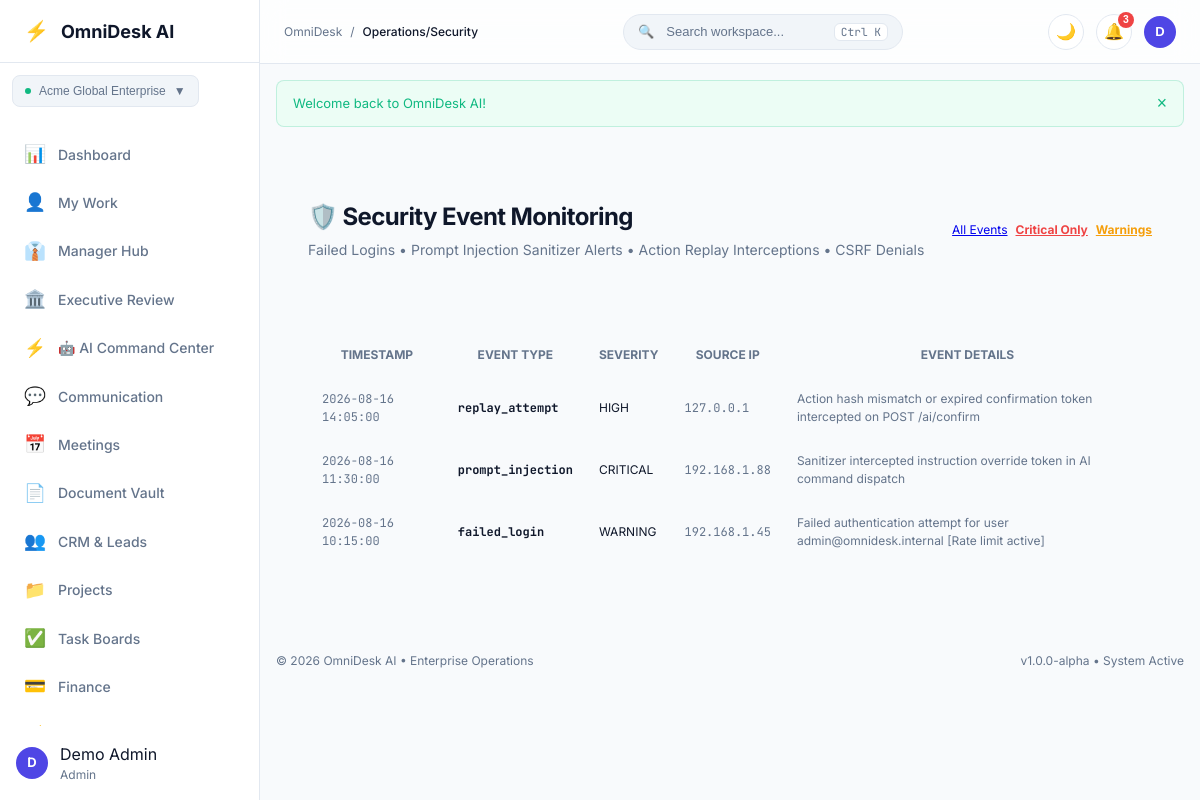
Page /operations/security (signed in) on the committed database.
### tables this page shows
CREATE TABLE IF NOT EXISTS `workspaces` (
    `id`          INT UNSIGNED NOT NULL AUTO_INCREMENT,
    `name`        VARCHAR(100) NOT NULL,
    `slug`        VARCHAR(100) NOT NULL,
    `type`        VARCHAR(30)  NOT NULL DEFAULT 'company' COMMENT 'company | team | department | personal',
    `owner_id`    INT UNSIGNED NOT NULL,
    `created_at`  DATETIME     NOT NULL DEFAULT CURRENT_TIMESTAMP,
    `updated_at`  DATETIME     NOT NULL DEFAULT CURRENT_TIMESTAMP ON UPDATE CURRENT_TIMESTAMP,

    PRIMARY KEY (`id`),
    UNIQUE KEY `uq_workspaces_slug` (`slug`),
    KEY `idx_workspaces_owner` (`owner_id`),
    CONSTRAINT `fk_ws_owner` FOREIGN KEY (`owner_id`)
        REFERENCES `users` (`id`) ON DELETE CASCADE ON UPDATE CASCADE

);

CREATE TABLE IF NOT EXISTS `security_events` (
    `id`             BIGINT UNSIGNED NOT NULL AUTO_INCREMENT,
    `workspace_id`   INT UNSIGNED    DEFAULT NULL,
    `user_id`        INT UNSIGNED    DEFAULT NULL,
    `event_type`     VARCHAR(100)    NOT NULL COMMENT 'failed_login | account_lockout | csrf_failure | rbac_denial | idor_attempt | prompt_injection | replay_attempt | rate_limit',
    `severity`       VARCHAR(20)     NOT NULL DEFAULT 'INFO' COMMENT 'INFO | WARNING | HIGH | CRITICAL',
    `ip_address`     VARCHAR(45)     NOT NULL DEFAULT '127.0.0.1',
    `details_masked` TEXT            NOT NULL,
    `created_at`     DATETIME        NOT NULL DEFAULT CURRENT_TIMESTAMP,

    PRIMARY KEY (`id`),
    KEY `idx_sec_ws`  (`workspace_id`),
    KEY `idx_sec_sev` (`severity`)
);

### modules/Operations/views/security.php (the view, shortened to what the rows shown need)
<?php
$evts = $events ?? [];
?>
<?php require_once MODULES_PATH . '/Shared/views/app_shell_start.php'; ?>
<div class="card card-glass p-6 mb-6">
    <div class="flex items-center justify-between flex-wrap gap-4">
        <div>
            <h1 class="text-2xl font-bold tracking-tight mb-1">🛡️ Security Event Monitoring</h1>
            <p class="text-muted text-sm mb-0">Failed Logins &bull; Prompt Injection Sanitizer Alerts &bull; Action Replay Interceptions &bull; CSRF Denials</p>
        </div>
        <div class="flex items-center gap-2 text-xs">
            <a href="<?= url('/operations/security') ?>" class="btn btn-secondary text-2xs py-1 px-2.5">All Events</a>
            <a href="<?= url('/operations/security?severity=CRITICAL') ?>" class="btn btn-secondary text-2xs py-1 px-2.5 text-danger font-bold">Critical Only</a>
            <a href="<?= url('/operations/security?severity=WARNING') ?>" class="btn btn-secondary text-2xs py-1 px-2.5 text-warning font-bold">Warnings</a>
        </div>
    </div>
</div>
<div class="card p-6 mb-6">
    <div class="table-responsive">
        <table class="table-custom w-full text-xs">
            <thead>
                <tr class="border-b text-left text-muted uppercase">
                    <th class="p-3">Timestamp</th>
                    <th class="p-3">Event Type</th>
                    <th class="p-3">Severity</th>
                    <th class="p-3">Source IP</th>
                    <th class="p-3">Event Details</th>
                </tr>
            </thead>
            <tbody>
                <?php if (!empty($evts)): ?>
                    <?php foreach ($evts as $ev): ?>
                        <tr class="border-b hover:bg-surface-subtle">
                            <td class="p-3 font-mono text-muted"><?= e($ev['created_at']) ?></td>
                            <td class="p-3 font-bold text-main font-mono"><?= e($ev['event_type']) ?></td>
                            <td class="p-3">
                                <span class="badge <?= $ev['severity'] === 'CRITICAL' ? 'badge-danger' : ($ev['severity'] === 'HIGH' ? 'badge-danger' : 'badge-warning') ?> text-2xs uppercase">
                                    <?= e($ev['severity']) ?>
                                </span>
                            </td>
                            <td class="p-3 font-mono text-muted"><?= e($ev['ip_address']) ?></td>
                            <td class="p-3 text-muted text-xs leading-relaxed"><?= e($ev['details_masked']) ?></td>
                        </tr>
                    <?php endforeach; ?>
                <?php else: ?>
                    <tr>
                        <td colspan="5" class="text-center p-6 text-muted">No security incidents recorded.</td>
                    </tr>
                <?php endif; ?>
            </tbody>
        </table>
    </div>
</div>
<?php require_once MODULES_PATH . '/Shared/views/app_shell_end.php'; ?>

### core/Router.php (shortened to what the rows shown need)
<?php
class Router
{
    private array $routes = [
        'GET'  => [],
        'POST' => [],
    ];
    public function dispatch(): void
    {
        $method = strtoupper($_SERVER['REQUEST_METHOD'] ?? 'GET');
        $uri    = $this->normalizeUri($_SERVER['REQUEST_URI'] ?? '/');
        foreach ($this->routes[$method] as $pattern => $routeInfo) {
            $params = $this->matchRoute($pattern, $uri);
            if ($params !== null) {
                $this->callHandler($routeInfo['handler'], $params);
                return;
            }
        }
    }
    private function addRoute(string $method, string $path, callable|array $handler, array $middleware = []): void
    {
        $pattern = $this->pathToPattern($path);
        $this->routes[$method][$pattern] = [
            'handler'    => $handler,
            'middleware' => $middleware,
        ];
    }
    private function pathToPattern(string $path): string
    {
        $pattern = preg_replace_callback(
            '/\{([a-zA-Z_][a-zA-Z0-9_]*)\}/',
            fn($m) => '(?P<' . $m[1] . '>[^/]+)',
            $path
        );
        return '#^' . $pattern . '$#';
    }
    private function matchRoute(string $pattern, string $uri): ?array
    {
        if (!preg_match($pattern, $uri, $matches)) {
            return null;
        }
        return array_filter(
            $matches,
            fn($k) => is_string($k),
            ARRAY_FILTER_USE_KEY
        );
    }
    private function callHandler(callable|array $handler, array $params): void
    {
        if (is_array($handler)) {
            [$class, $method] = $handler;
            $instance = new $class();
            $instance->$method($params);
            return;
        }
    }
    private function normalizeUri(string $uri): string
    {
        $path = parse_url($uri, PHP_URL_PATH) ?? '/';
        $path = '/' . trim($path, '/');
        $path = preg_replace('#/+#', '/', $path);
        return $path === '' ? '/' : $path;
    }
}

### modules/Shared/views/app_shell_start.php (shortened to what the rows shown need)
<?php
$currentUser = \Core\Auth::user();
$currentRoute = parse_url($_SERVER['REQUEST_URI'] ?? '/', PHP_URL_PATH);
$navItems = [
    ['key' => 'dashboard',     'label' => 'Dashboard',          'icon' => '📊', 'url' => '/dashboard',         'perm' => 'dashboard.view'],
    ['key' => 'my-work',       'label' => 'My Work',            'icon' => '👤', 'url' => '/my-work',           'perm' => 'dashboard.view'],
    ['key' => 'manager',       'label' => 'Manager Hub',        'icon' => '👔', 'url' => '/manager',           'perm' => 'dashboard.view'],
    ['key' => 'executive',     'label' => 'Executive Review',   'icon' => '🏛️', 'url' => '/executive',         'perm' => 'dashboard.view'],
    ['key' => 'ai',            'label' => '🤖 AI Command Center','icon' => '⚡', 'url' => '/ai/command-center', 'perm' => 'dashboard.view'],
    ['key' => 'communication', 'label' => 'Communication',      'icon' => '💬', 'url' => '/communication',     'perm' => 'dashboard.view'],
    ['key' => 'meetings',      'label' => 'Meetings',           'icon' => '📅', 'url' => '/meetings',          'perm' => 'dashboard.view'],
    ['key' => 'documents',     'label' => 'Document Vault',     'icon' => '📄', 'url' => '/documents',         'perm' => 'documents.view'],
    ['key' => 'crm',           'label' => 'CRM & Leads',        'icon' => '👥', 'url' => '/crm',               'perm' => 'crm.view'],
    ['key' => 'projects',      'label' => 'Projects',           'icon' => '📁', 'url' => '/projects',          'perm' => 'projects.view'],
    ['key' => 'tasks',         'label' => 'Task Boards',        'icon' => '✅', 'url' => '/tasks',             'perm' => 'tasks.view'],
    ['key' => 'finance',       'label' => 'Finance',            'icon' => '💳', 'url' => '/finance',           'perm' => 'finance.view'],
    ['key' => 'automation',    'label' => 'Automation',         'icon' => '⚡', 'url' => '/automation',        'perm' => 'settings.view'],
    ['key' => 'operations',    'label' => 'System Health',      'icon' => '🖥️', 'url' => '/operations/health', 'perm' => 'settings.view'],
    ['key' => 'notifications', 'label' => 'Notifications',      'icon' => '🔔', 'url' => '/notifications',     'perm' => 'notifications.view'],
    ['key' => 'settings',      'label' => 'Settings',           'icon' => '⚙️', 'url' => '/settings',          'perm' => 'settings.view'],
];
?>
<?php require_once __DIR__ . '/header.php'; ?>
<body class="bg-app text-main antialiased app-body">
    <div class="app-layout">
        <aside class="app-sidebar" id="appSidebar">
            <div class="sidebar-header">
                <a href="<?= url('/dashboard') ?>" class="brand-link">
                    <span class="brand-icon">⚡</span>
                    <span class="brand-title"><?= e(APP_NAME) ?></span>
                </a>
            </div>
            <div class="sidebar-workspace p-3">
                <?php
                $currActiveWs = \Core\DashboardService::getActiveWorkspace($currentUser['id'] ?? 0);
                ?>
                <div class="dropdown-wrapper w-full">
                    <button type="button" class="workspace-badge w-full justify-between cursor-pointer" id="wsDropdownBtn">
                        <div class="flex items-center gap-2 truncate">
                            <span class="ws-dot"></span>
                            <span class="ws-name truncate font-medium"><?= e($currActiveWs['name']) ?></span>
                        </div>
                        <span class="text-xs text-muted">▼</span>
                    </button>
                </div>
            </div>
            <nav class="sidebar-nav">
                <ul class="nav-list">
                    <?php foreach ($navItems as $item): ?>
                        <?php if (\Core\Auth::hasPermission($item['perm'])): ?>
                            <?php $isActive = str_starts_with($currentRoute, $item['url']); ?>
                            <li class="nav-item">
                                <a href="<?= url($item['url']) ?>" class="nav-link <?= $isActive ? 'active' : '' ?>">
                                    <span class="nav-icon"><?= $item['icon'] ?></span>
                                    <span class="nav-label"><?= e($item['label']) ?></span>
                                </a>
                            </li>
                        <?php endif; ?>
                    <?php endforeach; ?>
                </ul>
            </nav>
            <div class="sidebar-footer p-4">
                <div class="user-pill flex items-center gap-3">
                    <div class="avatar-circle">
                        <?= e(strtoupper(substr($currentUser['first_name'] ?? 'U', 0, 1))) ?>
                    </div>
                    <div class="user-info flex-1 min-w-0">
                        <div class="user-name truncate"><?= e($currentUser['full_name'] ?? 'User') ?></div>
                        <div class="user-role text-xs text-muted capitalize"><?= e($currentUser['role'] ?? 'member') ?></div>
                    </div>
                </div>
            </div>
        </aside>
        <div class="app-main">
            <header class="app-topbar">
                <div class="topbar-left flex items-center gap-3">
                    <div class="breadcrumbs flex items-center gap-2 text-xs text-muted">
                        <span>OmniDesk</span>
                        <span>/</span>
                        <span class="text-main font-medium capitalize"><?= e(ltrim($currentRoute, '/') ?: 'Dashboard') ?></span>
                    </div>
                </div>
                <div class="topbar-center">
                    <button type="button" class="search-trigger" id="globalSearchBtn">
                        <span class="search-icon">🔍</span>
                        <span class="search-text">Search workspace...</span>
                        <kbd class="search-kbd">Ctrl K</kbd>
                    </button>
                </div>
                <div class="topbar-right flex items-center gap-3">
                    <button type="button" class="btn-icon" id="themeToggleBtn" title="Toggle Light/Dark Theme">
                        🌙
                    </button>
                    <div class="dropdown-wrapper">
                        <button type="button" class="btn-icon relative" id="notifBellBtn" title="Notifications">
                            🔔
                            <span class="notif-badge">3</span>
                        </button>
                    </div>
                    <div class="dropdown-wrapper">
                        <button type="button" class="user-avatar-btn" id="userMenuBtn">
                            <div class="avatar-sm">
                                <?= e(strtoupper(substr($currentUser['first_name'] ?? 'U', 0, 1))) ?>
                            </div>
                        </button>
                    </div>
                </div>
            </header>
            <?php $flashes = get_flash(); ?>
            <?php if (!empty($flashes)): ?>
                <div class="flash-container p-4">
                    <?php foreach ($flashes as $f): ?>
                        <div class="alert alert-<?= e($f['type']) ?> flex items-center justify-between mb-2">
                            <span><?= e($f['message']) ?></span>
                            <button type="button" onclick="this.parentElement.remove()" class="alert-close">&times;</button>
                        </div>
                    <?php endforeach; ?>
                </div>
            <?php endif; ?>
            <main class="app-content p-6">

### rows in the picture
workspaces: name "Acme Global Enterprise"
security_events: created_at "2026-08-16 14:05:00", event_type "replay_attempt", severity "HIGH", ip_address "127.0.0.1", details_masked "Action hash mismatch or expired confirmation token intercepted on POST /ai/confirm"
security_events: created_at "2026-08-16 11:30:00", event_type "prompt_injection", severity "CRITICAL", ip_address "192.168.1.88", details_masked "Sanitizer intercepted instruction override token in AI command dispatch"
security_events: created_at "2026-08-16 10:15:00", event_type "failed_login", severity "WARNING", ip_address "192.168.1.45", details_masked "Failed authentication attempt for user admin@omnidesk.internal [Rate limit active]"

### other values in the picture
$item['icon'] "📊"
$item['label'] "Dashboard"
$item['icon'] "👤"
$item['label'] "My Work"
$item['icon'] "👔"
$item['label'] "Manager Hub"
$item['icon'] "🏛️"
$item['label'] "Executive Review"
$item['icon'] "⚡"
$item['label'] "🤖 AI Command Center"
$item['icon'] "💬"
$item['label'] "Communication"
$item['icon'] "📅"
$item['label'] "Meetings"
$item['icon'] "📄"
